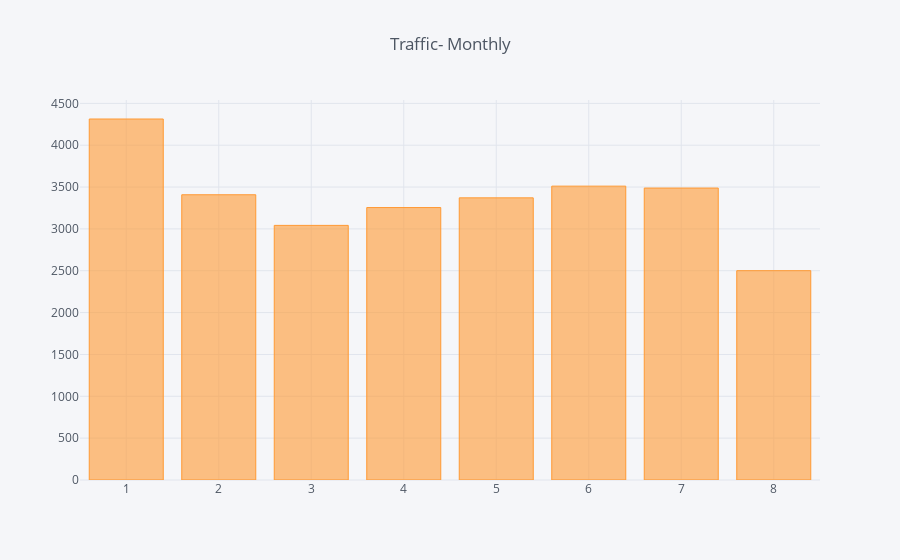

The notebook cell saved with this chart:
### Code cell
df[df['Reason']=="Traffic"].groupby('Month').count()['zip'][0:8].iplot(kind='bar', title="Traffic- Monthly")

### Figure 1 — Plotly figure (JSON) as saved in the notebook; plotly's stock layout.template omitted (floating-point values rounded to 4 significant figures)
{"data": [{"marker": {"color": "rgba(255, 153, 51, 0.6)", "line": {"color": "rgba(255, 153, 51, 1.0)", "width": 1}}, "name": "zip", "orientation": "v", "text": "", "type": "bar", "uid": "23504834-e068-4ca8-9852-cf86a340b1b6", "x": [1, 2, 3, 4, 5, 6, 7, 8], "y": [4313, 3408, 3042, 3255, 3371, 3511, 3488, 2501]}], "layout": {"legend": {"bgcolor": "#F5F6F9", "font": {"color": "#4D5663"}}, "paper_bgcolor": "#F5F6F9", "plot_bgcolor": "#F5F6F9", "title": {"font": {"color": "#4D5663"}, "text": "Traffic- Monthly"}, "xaxis": {"gridcolor": "#E1E5ED", "showgrid": true, "tickfont": {"color": "#4D5663"}, "title": {"font": {"color": "#4D5663"}, "text": ""}, "zerolinecolor": "#E1E5ED"}, "yaxis": {"gridcolor": "#E1E5ED", "showgrid": true, "tickfont": {"color": "#4D5663"}, "title": {"font": {"color": "#4D5663"}, "text": ""}, "zerolinecolor": "#E1E5ED"}}}
